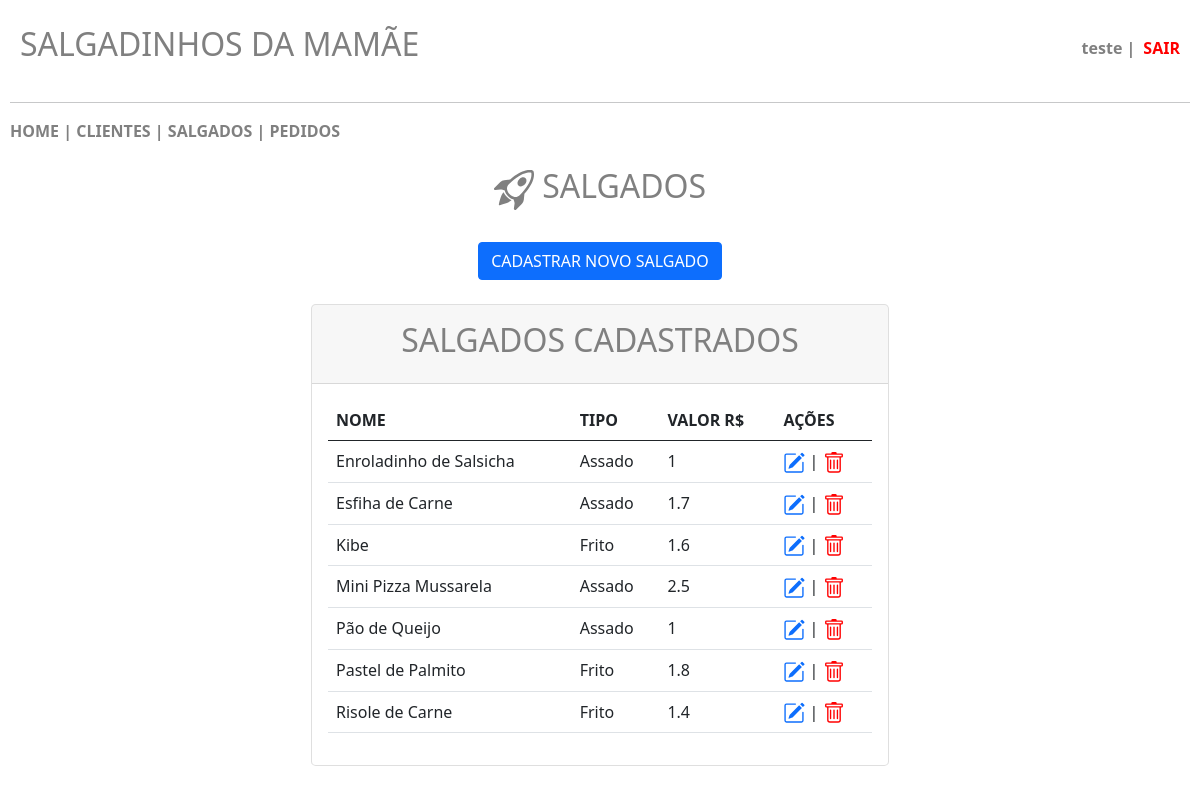
/projeto/banco-Java-3-main/salgados.php (signed in), run on the app's committed database.
### tables this page shows
CREATE TABLE `salgados` (
  `id` int(11) NOT NULL,
  `nome` varchar(200) NOT NULL,
  `tipo` varchar(50) NOT NULL,
  `valor` float NOT NULL
);

### projeto/banco-Java-3-main/salgados.php (the view, shortened to what this page needs)
<?php
    include 'conecta.php';
?>
<!DOCTYPE html>
<html lang="pt-br">
    <head>
        <link href="https://cdn.jsdelivr.net/npm/bootstrap@5.0.2/dist/css/bootstrap.min.css" rel="stylesheet">
    </head>
    <body>
        <header class="main-header">
            <h2>SALGADINHOS DA MAMÃE</h2>
            <div class="user-info">
                <?php
                    if (!empty($_SESSION["user"])) {
                        $usuario = $_SESSION["user"];
                        echo "<span class='username'>".htmlspecialchars($usuario)." | </span><a class='logout-link' href='sair.php'>SAIR</a>";
                    }
                ?>
            </div>
        </header>
        <hr>
        <nav>
            <?php
                include 'menu.php';
            ?>
        </nav>
        <br>
        <center><h2>&nbsp;SALGADOS</h2></center>
        <br>
        <center><button type="button" class="btn btn-primary" data-bs-toggle="modal" data-bs-target="#exampleModal">
            CADASTRAR NOVO SALGADO
        </button></center>
        <br>
        <div class="row justify-content-center row-cols-1 row-cols-md-2 mb-3 text-center">
            <div class="col">
                <div class="card mb-4 rounded-3 shadow-sw">
                    <div class="card-header py-3">
                        <h2>SALGADOS CADASTRADOS</h2>
                    </div>
                    <div class="card-body text-start">
                        <table class="table table-hover">
                            <thead>
                                <tr>
                                    <th scope="col">NOME</th>
                                    <th scope="col">TIPO</th>
                                    <th scope="col">VALOR R$</th>
                                    <th scope="col">AÇÕES</th>
                                </tr>
                            </thead>
                            <tbody>
                                <tr>
                                    <?php
                                        $pesquisa = mysqli_query($conn, "SELECT * FROM salgados ORDER BY nome");
                                        $row = mysqli_num_rows($pesquisa);
                                        if ($row > 0) {
                                            while ($registro = $pesquisa -> fetch_array()) {
                                                $id = $registro['id'];
                                                $nome = $registro['nome'];
                                                $tipo = $registro['tipo'];
                                                $valor = $registro['valor'];
                                                echo '<td>'.$nome.'</td>';
                                                echo '<td>'.$tipo.'</td>';
                                                echo '<td>'.$valor.'</td>';
                                                echo '<td><a href="salgados_editar.php?id='.$id.'"><svg xmlns="http://www.w3.org/2000/svg" width="22" height="22" fill="currentColor" class="bi bi-pencil-square" viewBox="0 0 16 16">
                                                <path d="M15.502 1.94a.5.5 0 0 1 0 .706L14.459 3.69l-2-2L13.502.646a.5.5 0 0 1 .707 0l1.293 1.293zm-1.75 2.456-2-2L4.939 9.21a.5.5 0 0 0-.121.196l-.805 2.414a.25.25 0 0 0 .316.316l2.414-.805a.5.5 0 0 0 .196-.12l6.813-6.814z"/>
                                                <path fill-rule="evenodd" d="M1 13.5A1.5 1.5 0 0 0 2.5 15h11a1.5 1.5 0 0 0 1.5-1.5v-6a.5.5 0 0 0-1 0v6a.5.5 0 0 1-.5.5h-11a.5.5 0 0 1-.5-.5v-11a.5.5 0 0 1 .5-.5H9a.5.5 0 0 0 0-1H2.5A1.5 1.5 0 0 0 1 2.5z"/>
                                                </svg></a> | <a href="salgados_excluir.php?id='.$id.'"><svg xmlns="http://www.w3.org/2000/svg" width="22" height="22" fill="red" class="bi bi-trash" viewBox="0 0 16 16">
                                                <path d="M5.5 5.5A.5.5 0 0 1 6 6v6a.5.5 0 0 1-1 0V6a.5.5 0 0 1 .5-.5m2.5 0a.5.5 0 0 1 .5.5v6a.5.5 0 0 1-1 0V6a.5.5 0 0 1 .5-.5m3 .5a.5.5 0 0 0-1 0v6a.5.5 0 0 0 1 0z"/>
                                                <path d="M14.5 3a1 1 0 0 1-1 1H13v9a2 2 0 0 1-2 2H5a2 2 0 0 1-2-2V4h-.5a1 1 0 0 1-1-1V2a1 1 0 0 1 1-1H6a1 1 0 0 1 1-1h2a1 1 0 0 1 1 1h3.5a1 1 0 0 1 1 1zM4.118 4 4 4.059V13a1 1 0 0 0 1 1h6a1 1 0 0 0 1-1V4.059L11.882 4zM2.5 3h11V2h-11z"/>
                                                </svg></a></td>';
                                                echo '</tr>';
                                            }
                                        } else {
                                            echo "NÃO HÁ SALGADOS CADASTRADOS!";
                                        }
                                    ?>
                            </tbody>
                        </table>
                    </div>
                </div>
            </div>
        </div>
    </body>
</html>

### projeto/banco-Java-3-main/salgados.php (style rules this page uses)
body { padding: 5px; margin: 5px; }
h2 { color: gray; }
.main-header { display: flex; justify-content: space-between; align-items: center; padding: 15px 10px; }
.user-info { display: flex; align-items: center; gap: 8px; color: gray; }
.username { font-weight: bold; }
.logout-link { color: red; font-weight: bold; text-decoration: none; }

### data on the page
salgados: nome "Enroladinho de Salsicha", tipo "Assado", valor "1"
salgados: nome "Esfiha de Carne", tipo "Assado", valor "1.7"
salgados: nome "Kibe", tipo "Frito", valor "1.6"
salgados: nome "Mini Pizza Mussarela", tipo "Assado", valor "2.5"
salgados: nome "Pão de Queijo", tipo "Assado", valor "1"
salgados: nome "Pastel de Palmito", tipo "Frito", valor "1.8"
salgados: nome "Risole de Carne", tipo "Frito", valor "1.4"

### other printed values
$usuario "teste"
